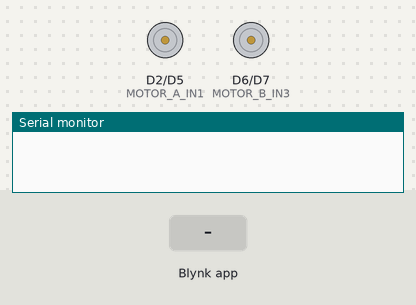
Bench run of a sketch on a simulated ESP8266 (NodeMCU). Parts: motor-driver pin pairs drawn as motors (green arrow = first pin HIGH = forward, orange = second pin HIGH = backward, longer = more drive), the last lines printed to the serial monitor. Inputs (shaded band) come from the test bench. WiFi joins after 1.5 s; servers stay silent unless stated.

Above: at 3.0 s.
3.1 s: Blynk app writes 200 to V1
At 4.2 s:
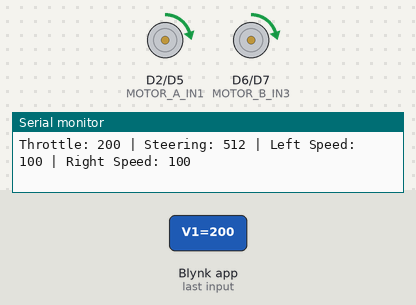
4.6 s: Blynk app writes 1 to V1
At 5.4 s:
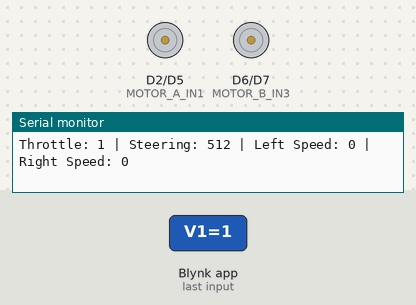
Timing chart, 0 to 7.6 s (numbered marks = the images above; inputs shaded):
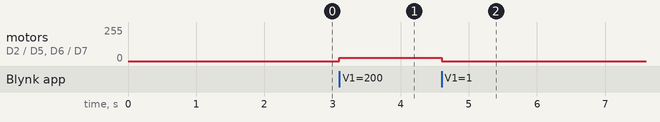

The sketch:

esp8266_rc_boat_joystick_slider_v1.ino
```cpp
//NodeMCU 1.0 (ESP - 12E MODULE )
//Blink LED TEST - LED_BUILTIN
#define BLYNK_TEMPLATE_ID "TMPL3E97YKwyN"
#define BLYNK_TEMPLATE_NAME "Rcboat"
#define BLYNK_AUTH_TOKEN "CE28b_Olvnooa5LHd2755pyZss3gBSJo"

#include <ESP8266WiFi.h>
#include <BlynkSimpleEsp8266.h>
#include <ArduinoOTA.h>

//hotspot
const char* ssid = "eDragon";
const char* pass = "$123@Mac";

// Motor control pins
#define MOTOR_A_IN1 D2  // Left motor forward
#define MOTOR_A_IN2 D5  // Left motor reverse
#define MOTOR_B_IN3 D6  // Right motor forward
#define MOTOR_B_IN4 D7  // Right motor reverse

int throttle = 0;      // Vertical slider (0-1024)//350 to 675
int steering = 512;    // Horizontal slider (0-1024, center = straight)
float steeringOffsetScale = 0.4;  // Steering sensitivity (0.0 to 0.5)

// Calculate motor speed multiplier based on steering and side
float calculateMotorFactor(int steerValue, bool isLeftMotor) {
  float steerOffset = (steerValue - 512) / 512.0;

  float leftFactor = 0.5;
  float rightFactor = 0.5;

  if (steerOffset > 0) {
    // Right turn
    leftFactor = 0.5 + 0.5 * steerOffset;
    rightFactor = 0.5 - steeringOffsetScale * steerOffset;  // reduced from 0.5 to min 10%
  } else if (steerOffset < 0) {
    // Left turn
    leftFactor = 0.5 + steeringOffsetScale * steerOffset;
    rightFactor = 0.5 - 0.5 * steerOffset;
  }

  return isLeftMotor ? leftFactor : rightFactor;
}

void updateMotors() {
  int baseSpeed = constrain(throttle, 0, 1023);

  float leftFactor = calculateMotorFactor(steering, true);
  float rightFactor = calculateMotorFactor(steering, false);

  int leftSpeed = constrain(baseSpeed * leftFactor, 0, 1023);
  int rightSpeed = constrain(baseSpeed * rightFactor, 0, 1023);

  analogWrite(MOTOR_A_IN1, leftSpeed);
  analogWrite(MOTOR_A_IN2, 0);
  analogWrite(MOTOR_B_IN3, rightSpeed);
  analogWrite(MOTOR_B_IN4, 0);

  // 🔍 Print motor speeds to Serial Monitor
  Serial.print("Throttle: ");
  Serial.print(baseSpeed);
  Serial.print(" | Steering: ");
  Serial.print(steering);
  Serial.print(" | Left Speed: ");
  Serial.print(leftSpeed);
  Serial.print(" | Right Speed: ");
  Serial.println(rightSpeed);
}


BLYNK_WRITE(V1) { // Vertical Slider
  throttle = param.asInt();
  updateMotors();
}

BLYNK_WRITE(V0) {// Horizontal Slider
  steering = param.asInt();
  updateMotors();
}

BLYNK_WRITE(V2) {//Horizontal Slider
  steeringOffsetScale = param.asInt() / 100.0;  // Slider , integer 0–50 → scale 0.0 to 0.5
}

void setup() {
  Serial.begin(115200);
  Blynk.begin(BLYNK_AUTH_TOKEN, ssid, pass);

  pinMode(MOTOR_A_IN1, OUTPUT);
  pinMode(MOTOR_A_IN2, OUTPUT);
  pinMode(MOTOR_B_IN3, OUTPUT);
  pinMode(MOTOR_B_IN4, OUTPUT);

  // OTA setup
  ArduinoOTA.setHostname("RC-Boat"); // Optional name
  ArduinoOTA.begin();
}

void loop() {
  Blynk.run();
  ArduinoOTA.handle(); // Important!
}
```

Measured:
- after the input at 3.1 s, motor on D2 (MOTOR_A_IN1) / D5 (MOTOR_A_IN2), motor on D6 (MOTOR_B_IN3) / D7 (MOTOR_B_IN4): stopped → forward 24/255 at once
- after the input at 4.6 s, motor on D2 (MOTOR_A_IN1) / D5 (MOTOR_A_IN2), motor on D6 (MOTOR_B_IN3) / D7 (MOTOR_B_IN4): forward 24/255 → stopped at once
